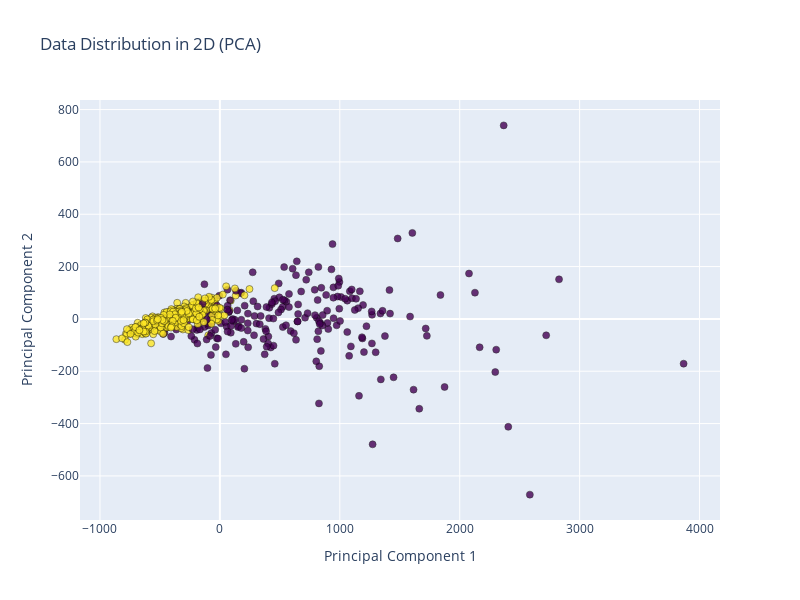

Write notebook code for a chart like this one.
### Markdown cell above
## Data visualization

ChatGPT
Principal Component Analysis (PCA) and t-Distributed Stochastic Neighbor Embedding (t-SNE) are both popular dimensionality reduction techniques, but they have different underlying principles and are suitable for different tasks.

PCA (Principal Component Analysis):
PCA is a linear dimensionality reduction technique that seeks to find the directions (principal components) in which the data has the maximum variance.
It transforms the original features into a new set of orthogonal features (principal components) that are linear combinations of the original features.
The principal components are ordered by the amount of variance they explain in the data, so the first few components capture the most variance.
PCA is useful for reducing the dimensionality of data while preserving as much variance as possible. It is widely used for data compression, visualization, and noise reduction.
t-SNE (t-Distributed Stochastic Neighbor Embedding):
t-SNE is a non-linear dimensionality reduction technique that focuses on preserving the local structure of the data.
It transforms the high-dimensional data into a lower-dimensional space (typically 2D or 3D) by modeling the similarity of data points as probabilities in both the original and reduced dimensions.
t-SNE aims to represent similar data points as nearby points in the low-dimensional space while dissimilar points are represented as distant points.
It is particularly effective for visualizing high-dimensional data clusters and uncovering the local relationships between data points.
t-SNE is commonly used for exploratory data analysis, visualization, and clustering.

### Code cell
import plotly.graph_objs as go
import plotly.io as pio

# Apply PCA to reduce data to 2 dimensions
pca = PCA(n_components=2)
X_pca = pca.fit_transform(X)

# Get target names
target_names = my_data["target_names"]

# Create hover text for labels
hover_text = [f'Target: {target_names[label]}<br>Attributes (only first 5): {", ".join(map(str, attrs[0:5]))}'
              for label, attrs in zip(y, X)]

# Create trace for data points
trace = go.Scatter(
    x=X_pca[:, 0],
    y=X_pca[:, 1],
    mode='markers',
    hovertext=hover_text,
    marker=dict(
        size=7,
        color=y,
        colorscale='Viridis',
        line=dict(
            color='rgb(0, 0, 0)',
            width=0.5
        ),
        opacity=0.8
    )
)

# Create layout
layout = go.Layout(
    title='Data Distribution in 2D (PCA)',
    xaxis=dict(title='Principal Component 1'),
    yaxis=dict(title='Principal Component 2'),
    width=800,  # Set the width of the plot
    height=600,  # Set the height of the plot
)

# Create figure
fig = go.Figure(data=[trace], layout=layout)

# Show interactive plot
pio.show(fig)

### Figure 1 — Plotly figure (JSON) as saved in the notebook; plotly's stock layout.template omitted (floating-point values rounded to 4 significant figures; data arrays with more than 128 entries replaced by an {"elided": "..."} marker saying what was removed)
{"data": [{"hovertext": {"elided": "569 str values"}, "marker": {"color": {"elided": "569 int values"}, "colorscale": [[0.0, "#440154"], [0.1111, "#482878"], [0.2222, "#3e4989"], [0.3333, "#31688e"], [0.4444, "#26828e"], [0.5556, "#1f9e89"], [0.6667, "#35b779"], [0.7778, "#6ece58"], [0.8889, "#b5de2b"], [1.0, "#fde725"]], "line": {"color": "rgb(0, 0, 0)", "width": 0.5}, "opacity": 0.8, "size": 7}, "mode": "markers", "x": {"elided": "569 float values"}, "y": {"elided": "569 float values"}, "type": "scatter"}], "layout": {"height": 600, "title": {"text": "Data Distribution in 2D (PCA)"}, "width": 800, "xaxis": {"title": {"text": "Principal Component 1"}}, "yaxis": {"title": {"text": "Principal Component 2"}}}}
